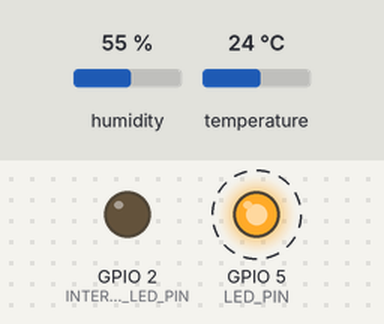
Bench run of a sketch on a simulated ESP8266 (NodeMCU). Parts: output pins drawn as LEDs (lit = HIGH). Dashed ring = blinking. The test bench sets the inputs (shaded band); at power-on: humidity 55 %, temperature 24 °C. WiFi joins after 1.5 s; servers stay silent unless stated; uploads are accepted with an empty reply; what the sketch prints to the serial monitor is not drawn.

Above: at 2.05 s.
Timing chart, 0 to 5.0 s (numbered marks = the images above):
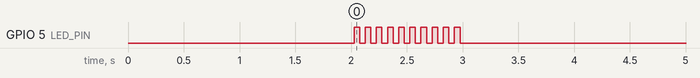

The sketch:

nodeMCU-temp-hum-light.ino
```cpp
#include "DHT.h"
#include <ESP8266WiFi.h>
#include <ESP8266HTTPClient.h>
#include <ArduinoJson.h>

#define LED_PIN 5
#define INTERNAL_LED_PIN 2

#define REQUEST_RATE_MINUTES 5

#define DHTPIN 4
#define DHTTYPE DHT11

DHT dht(DHTPIN, DHTTYPE);

// Wi-Fi credentials
const char* ssid = "{WIFI_SSID}";
const char* password = "{WIFI_PASSWORD}";
const char* serverName = "{API_URL}";

String deviceId;

void blinkLED(int times, int duration) {
  for (int i = 0; i < times; i ++) {
    digitalWrite(LED_PIN, HIGH);
    delay(duration);
    digitalWrite(LED_PIN, LOW);
    delay(duration);
  }
}

void blinkFast(int times) {
  for (int i = 0; i < times; i++) {
    digitalWrite(LED_PIN, HIGH);
    delay(50);
    digitalWrite(LED_PIN, LOW);
    delay(50);
  }
}

void setup() {
  Serial.begin(115200);

  pinMode(LED_PIN, OUTPUT);
  pinMode(INTERNAL_LED_PIN, OUTPUT);
  digitalWrite(INTERNAL_LED_PIN, LOW);

  deviceId = "esp8266-" + String(ESP.getChipId(), HEX);
  Serial.println("Device ID: " + deviceId);

  Serial.print("Connecting to WiFi");
  WiFi.begin(ssid, password);
  while (WiFi.status() != WL_CONNECTED) {
    delay(500);
    Serial.print(".");
  }
  Serial.println("Connected!");

  dht.begin();
  delay(500);
}

void loop() {
  if (WiFi.status() == WL_CONNECTED) {
    float h = dht.readHumidity();
    float t = dht.readTemperature();

    int rawLight = analogRead(A0);
    float normLight = rawLight / 1023.0; // normalized 0-1

    if (isnan(h) || isnan(t)) {
      Serial.print("Failed to read from the DHT sensor!");
      delay(2000);
      return;
    }

    Serial.print("Temp: "); Serial.print(t);
    Serial.print(" *C  Hum: "); Serial.print(h);
    Serial.print(" %  Light: "); Serial.println(normLight);

    WiFiClient client;
    HTTPClient http;

    http.begin(client, serverName);
    http.addHeader("Content-Type", "application/json");
    http.addHeader("Authorization", "Bearer {API_KEY}");
    http.writeToStream(&Serial);

    // Build JSON
    StaticJsonDocument<256> doc;
    doc["deviceId"] = deviceId;
    doc["temperature"] = t;
    doc["humidity"] = h;
    doc["light"] = normLight;

    String requestBody;
    serializeJson(doc, requestBody);

    blinkFast(10);
    int httpResponseCode = http.POST(requestBody);

    if (httpResponseCode > 0) {
      Serial.print("Response code: ");
      Serial.print(httpResponseCode);
      String payload = http.getString();
      Serial.print(", Response body: ");
      Serial.println(payload);
    } else {
      Serial.print("Error code: ");
      Serial.println(httpResponseCode);
    }

    http.end();
  }

  delay(60000 * REQUEST_RATE_MINUTES); // every X minutes
}
```

Measured:
- by itself, GPIO 5 (LED_PIN): alternates HIGH for 0.05 s and LOW for 0.05 s, 20 changes in all, then stays LOW
